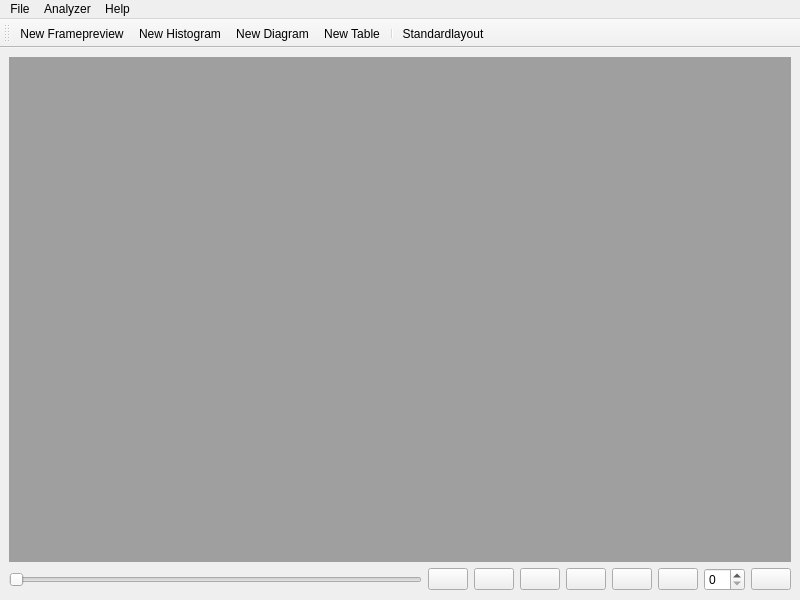
<?xml version="1.0" encoding="UTF-8"?>
<ui version="4.0">
 <class>AnalysisToolWindow</class>
 <widget class="QMainWindow" name="AnalysisToolWindow">
  <property name="geometry">
   <rect>
    <x>0</x>
    <y>0</y>
    <width>800</width>
    <height>600</height>
   </rect>
  </property>
  <property name="windowTitle">
   <string>TAETS - Analysis Tool</string>
  </property>
  <widget class="QWidget" name="centralwidget">
   <layout class="QGridLayout" name="gridLayout">
    <item row="0" column="0">
     <widget class="QMdiArea" name="mdiArea">
      <property name="contextMenuPolicy">
       <enum>Qt::ActionsContextMenu</enum>
      </property>
     </widget>
    </item>
    <item row="1" column="0">
     <layout class="QHBoxLayout" name="horizontalLayout">
      <item>
       <widget class="QSlider" name="frameSlider">
        <property name="orientation">
         <enum>Qt::Horizontal</enum>
        </property>
       </widget>
      </item>
      <item>
       <widget class="QPushButton" name="seekFirstButton">
        <property name="icon">
         <iconset resource="../res/icons.qrc">
          <normaloff>:/icons/media-skip-backward-5.png</normaloff>:/icons/media-skip-backward-5.png</iconset>
        </property>
        <property name="iconSize">
         <size>
          <width>24</width>
          <height>24</height>
         </size>
        </property>
        <property name="shortcut">
         <string>Down</string>
        </property>
       </widget>
      </item>
      <item>
       <widget class="QPushButton" name="stepReverseButton">
        <property name="icon">
         <iconset resource="../res/icons.qrc">
          <normaloff>:/icons/media-seek-backward-5.png</normaloff>:/icons/media-seek-backward-5.png</iconset>
        </property>
        <property name="iconSize">
         <size>
          <width>24</width>
          <height>24</height>
         </size>
        </property>
        <property name="shortcut">
         <string>Left</string>
        </property>
       </widget>
      </item>
      <item>
       <widget class="QPushButton" name="togglePlayButton">
        <property name="icon">
         <iconset resource="../res/icons.qrc">
          <normaloff>:/icons/media-playback-start-5.png</normaloff>
          <normalon>:/icons/media-playback-pause-5.png</normalon>:/icons/media-playback-start-5.png</iconset>
        </property>
        <property name="iconSize">
         <size>
          <width>24</width>
          <height>24</height>
         </size>
        </property>
        <property name="shortcut">
         <string>Space</string>
        </property>
        <property name="checkable">
         <bool>true</bool>
        </property>
       </widget>
      </item>
      <item>
       <widget class="QPushButton" name="stopButton">
        <property name="icon">
         <iconset resource="../res/icons.qrc">
          <normaloff>:/icons/media-playback-stop-5.png</normaloff>:/icons/media-playback-stop-5.png</iconset>
        </property>
        <property name="iconSize">
         <size>
          <width>24</width>
          <height>24</height>
         </size>
        </property>
       </widget>
      </item>
      <item>
       <widget class="QPushButton" name="stepButton">
        <property name="icon">
         <iconset resource="../res/icons.qrc">
          <normaloff>:/icons/media-seek-forward-5.png</normaloff>:/icons/media-seek-forward-5.png</iconset>
        </property>
        <property name="iconSize">
         <size>
          <width>24</width>
          <height>24</height>
         </size>
        </property>
        <property name="shortcut">
         <string>Right</string>
        </property>
       </widget>
      </item>
      <item>
       <widget class="QPushButton" name="seekLastButton">
        <property name="icon">
         <iconset resource="../res/icons.qrc">
          <normaloff>:/icons/media-skip-forward-5.png</normaloff>:/icons/media-skip-forward-5.png</iconset>
        </property>
        <property name="iconSize">
         <size>
          <width>24</width>
          <height>24</height>
         </size>
        </property>
        <property name="shortcut">
         <string>Up</string>
        </property>
       </widget>
      </item>
      <item>
       <widget class="QSpinBox" name="frameSpinBox"/>
      </item>
      <item>
       <widget class="QPushButton" name="syncToMasterFrameButton">
        <property name="icon">
         <iconset resource="../res/icons.qrc">
          <normaloff>:/icons/view-refresh-4.png</normaloff>:/icons/view-refresh-4.png</iconset>
        </property>
        <property name="iconSize">
         <size>
          <width>24</width>
          <height>24</height>
         </size>
        </property>
        <property name="shortcut">
         <string>S</string>
        </property>
       </widget>
      </item>
     </layout>
    </item>
   </layout>
  </widget>
  <widget class="QToolBar" name="toolBar">
   <property name="windowTitle">
    <string>toolBar</string>
   </property>
   <property name="iconSize">
    <size>
     <width>24</width>
     <height>24</height>
    </size>
   </property>
   <property name="toolButtonStyle">
    <enum>Qt::ToolButtonTextBesideIcon</enum>
   </property>
   <attribute name="toolBarArea">
    <enum>TopToolBarArea</enum>
   </attribute>
   <attribute name="toolBarBreak">
    <bool>false</bool>
   </attribute>
   <addaction name="newFrameAnalyzerAction"/>
   <addaction name="newHistogramAnalyzerAction"/>
   <addaction name="newDiagramAnalyzerAction"/>
   <addaction name="newTableAnalyzerAction"/>
   <addaction name="separator"/>
   <addaction name="setStandardLayoutAction"/>
  </widget>
  <widget class="QMenuBar" name="menuBar">
   <property name="geometry">
    <rect>
     <x>0</x>
     <y>0</y>
     <width>800</width>
     <height>19</height>
    </rect>
   </property>
   <widget class="QMenu" name="menuAnalyzer">
    <property name="title">
     <string>Analyzer</string>
    </property>
    <addaction name="newFrameAnalyzerAction"/>
    <addaction name="newHistogramAnalyzerAction"/>
    <addaction name="newDiagramAnalyzerAction"/>
    <addaction name="newTableAnalyzerAction"/>
    <addaction name="separator"/>
    <addaction name="setStandardLayoutAction"/>
   </widget>
   <widget class="QMenu" name="menuFile">
    <property name="title">
     <string>File</string>
    </property>
    <addaction name="closeAction"/>
   </widget>
   <widget class="QMenu" name="menuHelp">
    <property name="title">
     <string>Help</string>
    </property>
    <widget class="QMenu" name="menuLanguage">
     <property name="title">
      <string>Language</string>
     </property>
     <addaction name="setLanguageEnglishAction"/>
     <addaction name="setLanguageGermanAction"/>
    </widget>
    <addaction name="menuLanguage"/>
   </widget>
   <addaction name="menuFile"/>
   <addaction name="menuAnalyzer"/>
   <addaction name="menuHelp"/>
  </widget>
  <action name="newFrameAnalyzerAction">
   <property name="icon">
    <iconset resource="../res/icons.qrc">
     <normaloff>:/icons/view-preview.png</normaloff>:/icons/view-preview.png</iconset>
   </property>
   <property name="text">
    <string>New Framepreview</string>
   </property>
   <property name="shortcut">
    <string>Shift+F</string>
   </property>
  </action>
  <action name="newHistogramAnalyzerAction">
   <property name="icon">
    <iconset resource="../res/icons.qrc">
     <normaloff>:/icons/view-object-histogram-linear.png</normaloff>:/icons/view-object-histogram-linear.png</iconset>
   </property>
   <property name="text">
    <string>New Histogram</string>
   </property>
   <property name="shortcut">
    <string>Shift+H</string>
   </property>
  </action>
  <action name="newDiagramAnalyzerAction">
   <property name="icon">
    <iconset resource="../res/icons.qrc">
     <normaloff>:/icons/view-statistics.png</normaloff>:/icons/view-statistics.png</iconset>
   </property>
   <property name="text">
    <string>New Diagram</string>
   </property>
   <property name="shortcut">
    <string>Shift+D</string>
   </property>
  </action>
  <action name="newTableAnalyzerAction">
   <property name="icon">
    <iconset resource="../res/icons.qrc">
     <normaloff>:/icons/view-list-text-3.png</normaloff>:/icons/view-list-text-3.png</iconset>
   </property>
   <property name="text">
    <string>New Table</string>
   </property>
   <property name="shortcut">
    <string>Shift+T</string>
   </property>
  </action>
  <action name="setStandardLayoutAction">
   <property name="icon">
    <iconset resource="../res/icons.qrc">
     <normaloff>:/icons/view-restore-2.png</normaloff>:/icons/view-restore-2.png</iconset>
   </property>
   <property name="text">
    <string>Standardlayout</string>
   </property>
   <property name="toolTip">
    <string>Standardlayout</string>
   </property>
  </action>
  <action name="closeAction">
   <property name="text">
    <string>Close</string>
   </property>
  </action>
  <action name="setLanguageEnglishAction">
   <property name="text">
    <string>English</string>
   </property>
  </action>
  <action name="setLanguageGermanAction">
   <property name="text">
    <string>German</string>
   </property>
  </action>
 </widget>
 <resources>
  <include location="../res/icons.qrc"/>
 </resources>
 <connections/>
</ui>
